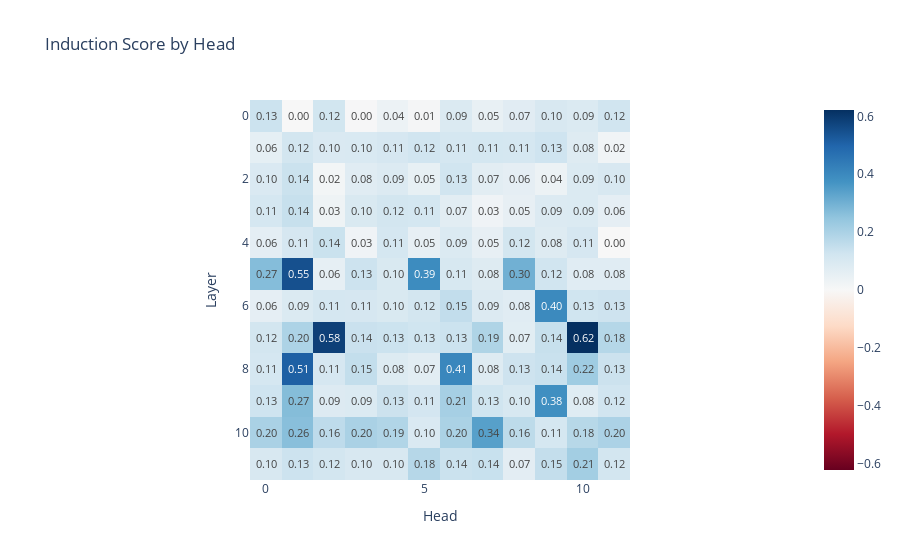

Notebook code for this chart:
### Markdown cell above
Having run a forward pass on the model with the hook function, we can now plot the induction scores for each head in each layer.

### Code cell
fig = px.imshow(induction_score_store, color_continuous_midpoint=0.0, color_continuous_scale="RdBu", labels={"x":"Head", "y":"Layer"}, title="Induction Score by Head", text_auto=".2f")
fig.show()

### Figure 1 — Plotly figure (JSON) as saved in the notebook; plotly's stock layout.template omitted (floating-point values rounded to 4 significant figures; data arrays with more than 128 entries replaced by an {"elided": "..."} marker saying what was removed)
{"data": [{"coloraxis": "coloraxis", "hovertemplate": "Head: %{x}<br>Layer: %{y}<br>color: %{z}<extra></extra>", "name": "0", "texttemplate": "%{z:.2f}", "type": "heatmap", "xaxis": "x", "yaxis": "y", "z": {"elided": "12x12 float values"}}], "layout": {"coloraxis": {"cmid": 0, "colorscale": [[0, "rgb(103,0,31)"], [0.1, "rgb(178,24,43)"], [0.2, "rgb(214,96,77)"], [0.3, "rgb(244,165,130)"], [0.4, "rgb(253,219,199)"], [0.5, "rgb(247,247,247)"], [0.6, "rgb(209,229,240)"], [0.7, "rgb(146,197,222)"], [0.8, "rgb(67,147,195)"], [0.9, "rgb(33,102,172)"], [1, "rgb(5,48,97)"]]}, "title": {"text": "Induction Score by Head"}, "xaxis": {"anchor": "y", "constrain": "domain", "domain": [0, 1], "scaleanchor": "y", "title": {"text": "Head"}}, "yaxis": {"anchor": "x", "autorange": "reversed", "constrain": "domain", "domain": [0, 1], "title": {"text": "Layer"}}}}
